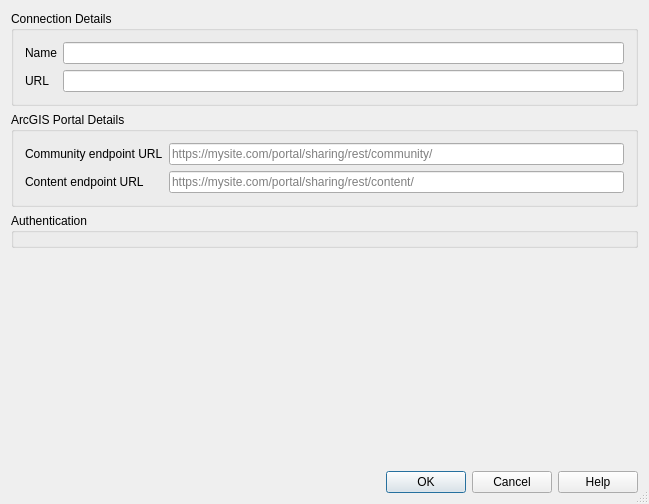
<?xml version="1.0" encoding="UTF-8"?>
<ui version="4.0">
 <class>QgsNewArcGisRestConnectionBase</class>
 <widget class="QDialog" name="QgsNewArcGisRestConnectionBase">
  <property name="geometry">
   <rect>
    <x>0</x>
    <y>0</y>
    <width>649</width>
    <height>504</height>
   </rect>
  </property>
  <property name="windowTitle">
   <string>Create a New Connection</string>
  </property>
  <property name="sizeGripEnabled">
   <bool>true</bool>
  </property>
  <property name="modal">
   <bool>true</bool>
  </property>
  <layout class="QGridLayout" name="gridLayout_4">
   <item row="5" column="0">
    <widget class="QDialogButtonBox" name="buttonBox">
     <property name="standardButtons">
      <set>QDialogButtonBox::Cancel|QDialogButtonBox::Help|QDialogButtonBox::Ok</set>
     </property>
    </widget>
   </item>
   <item row="1" column="0">
    <widget class="QGroupBox" name="groupBox">
     <property name="title">
      <string>ArcGIS Portal Details</string>
     </property>
     <layout class="QGridLayout" name="gridLayout1">
      <item row="0" column="1">
       <widget class="QLineEdit" name="mCommunityEndPointLineEdit">
        <property name="toolTip">
         <string>HTTP address of the Web Map Server</string>
        </property>
        <property name="placeholderText">
         <string>https://mysite.com/portal/sharing/rest/community/</string>
        </property>
       </widget>
      </item>
      <item row="0" column="0">
       <widget class="QLabel" name="TextLabel1_3">
        <property name="text">
         <string>Community endpoint URL</string>
        </property>
        <property name="margin">
         <number>5</number>
        </property>
       </widget>
      </item>
      <item row="1" column="0">
       <widget class="QLabel" name="TextLabel1_4">
        <property name="text">
         <string>Content endpoint URL</string>
        </property>
        <property name="margin">
         <number>5</number>
        </property>
       </widget>
      </item>
      <item row="1" column="1">
       <widget class="QLineEdit" name="mContentEndPointLineEdit">
        <property name="toolTip">
         <string>HTTP address of the Web Map Server</string>
        </property>
        <property name="placeholderText">
         <string>https://mysite.com/portal/sharing/rest/content/</string>
        </property>
       </widget>
      </item>
     </layout>
    </widget>
   </item>
   <item row="4" column="0">
    <spacer name="verticalSpacer">
     <property name="orientation">
      <enum>Qt::Vertical</enum>
     </property>
     <property name="sizeHint" stdset="0">
      <size>
       <width>0</width>
       <height>0</height>
      </size>
     </property>
    </spacer>
   </item>
   <item row="3" column="0">
    <widget class="QgsHttpHeaderWidget" name="mHttpHeaders" native="true"/>
   </item>
   <item row="0" column="0">
    <widget class="QGroupBox" name="mGroupBox">
     <property name="title">
      <string>Connection Details</string>
     </property>
     <layout class="QGridLayout">
      <item row="3" column="0">
       <widget class="QLabel" name="TextLabel1">
        <property name="text">
         <string>URL</string>
        </property>
        <property name="margin">
         <number>5</number>
        </property>
       </widget>
      </item>
      <item row="3" column="1">
       <widget class="QLineEdit" name="txtUrl">
        <property name="toolTip">
         <string>HTTP address of the Web Map Server</string>
        </property>
       </widget>
      </item>
      <item row="2" column="1">
       <widget class="QLineEdit" name="txtName">
        <property name="minimumSize">
         <size>
          <width>0</width>
          <height>0</height>
         </size>
        </property>
        <property name="toolTip">
         <string>Name of the new connection</string>
        </property>
        <property name="frame">
         <bool>true</bool>
        </property>
       </widget>
      </item>
      <item row="2" column="0">
       <widget class="QLabel" name="TextLabel1_2">
        <property name="text">
         <string>Name</string>
        </property>
        <property name="wordWrap">
         <bool>true</bool>
        </property>
        <property name="margin">
         <number>5</number>
        </property>
       </widget>
      </item>
     </layout>
    </widget>
   </item>
   <item row="2" column="0">
    <widget class="QGroupBox" name="mAuthGroupBox">
     <property name="title">
      <string>Authentication</string>
     </property>
     <layout class="QVBoxLayout" name="verticalLayout">
      <property name="leftMargin">
       <number>6</number>
      </property>
      <property name="topMargin">
       <number>6</number>
      </property>
      <property name="rightMargin">
       <number>6</number>
      </property>
      <property name="bottomMargin">
       <number>6</number>
      </property>
      <item>
       <widget class="QgsAuthSettingsWidget" name="mAuthSettings" native="true">
        <property name="sizePolicy">
         <sizepolicy hsizetype="Preferred" vsizetype="Maximum">
          <horstretch>0</horstretch>
          <verstretch>0</verstretch>
         </sizepolicy>
        </property>
        <property name="focusPolicy">
         <enum>Qt::StrongFocus</enum>
        </property>
       </widget>
      </item>
     </layout>
    </widget>
   </item>
  </layout>
 </widget>
 <layoutdefault spacing="6" margin="11"/>
 <customwidgets>
  <customwidget>
   <class>QgsAuthSettingsWidget</class>
   <extends>QWidget</extends>
   <header>auth/qgsauthsettingswidget.h</header>
   <container>1</container>
  </customwidget>
  <customwidget>
   <class>QgsHttpHeaderWidget</class>
   <extends>QWidget</extends>
   <header>qgshttpheaderwidget.h</header>
   <container>1</container>
  </customwidget>
 </customwidgets>
 <tabstops>
  <tabstop>txtName</tabstop>
  <tabstop>txtUrl</tabstop>
  <tabstop>mCommunityEndPointLineEdit</tabstop>
  <tabstop>mContentEndPointLineEdit</tabstop>
  <tabstop>mAuthSettings</tabstop>
 </tabstops>
 <resources/>
 <connections>
  <connection>
   <sender>buttonBox</sender>
   <signal>accepted()</signal>
   <receiver>QgsNewArcGisRestConnectionBase</receiver>
   <slot>accept()</slot>
   <hints>
    <hint type="sourcelabel">
     <x>421</x>
     <y>453</y>
    </hint>
    <hint type="destinationlabel">
     <x>430</x>
     <y>98</y>
    </hint>
   </hints>
  </connection>
  <connection>
   <sender>buttonBox</sender>
   <signal>rejected()</signal>
   <receiver>QgsNewArcGisRestConnectionBase</receiver>
   <slot>reject()</slot>
   <hints>
    <hint type="sourcelabel">
     <x>330</x>
     <y>453</y>
    </hint>
    <hint type="destinationlabel">
     <x>426</x>
     <y>38</y>
    </hint>
   </hints>
  </connection>
 </connections>
</ui>
